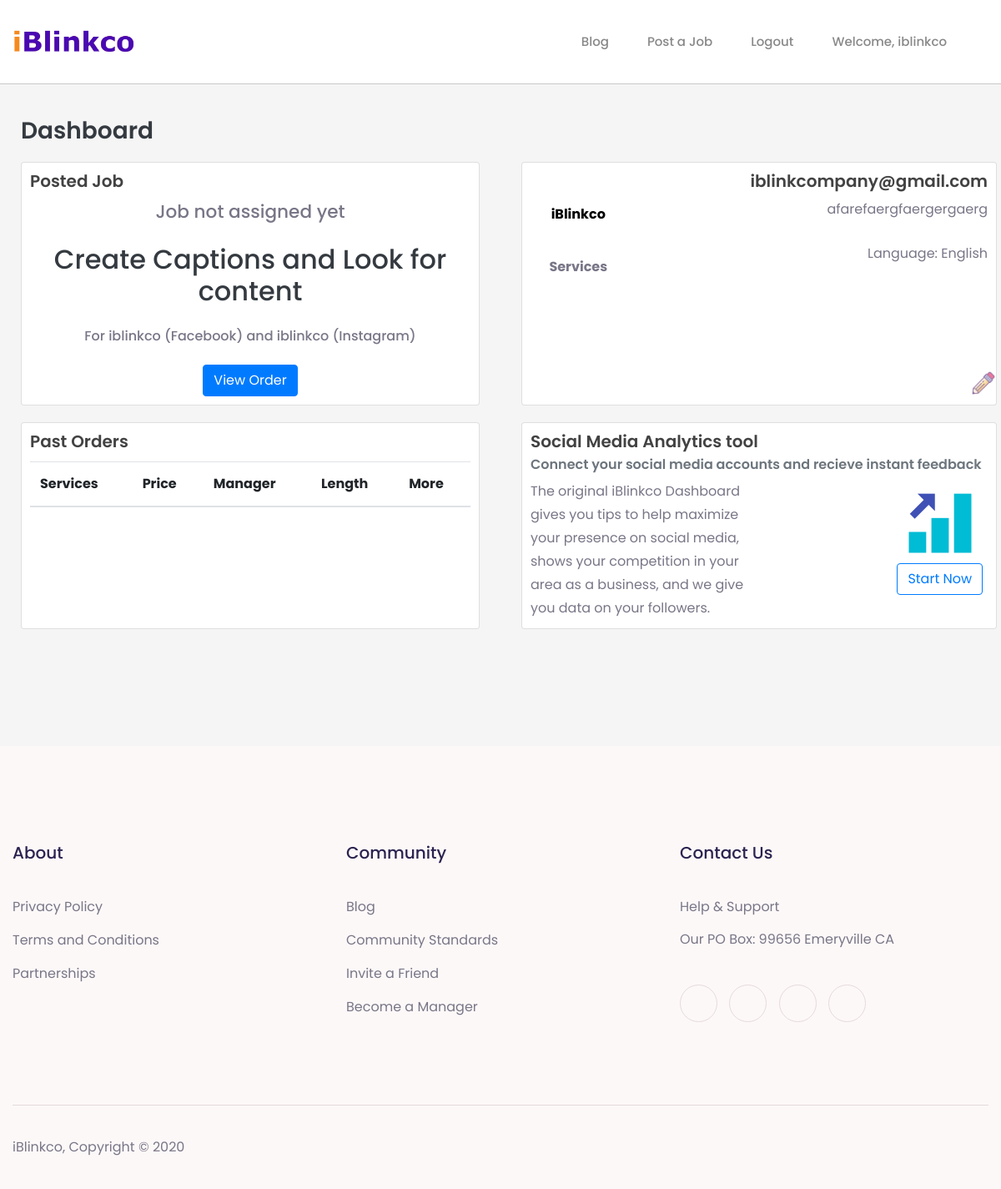
The app's page /dashboard (signed in), older data.
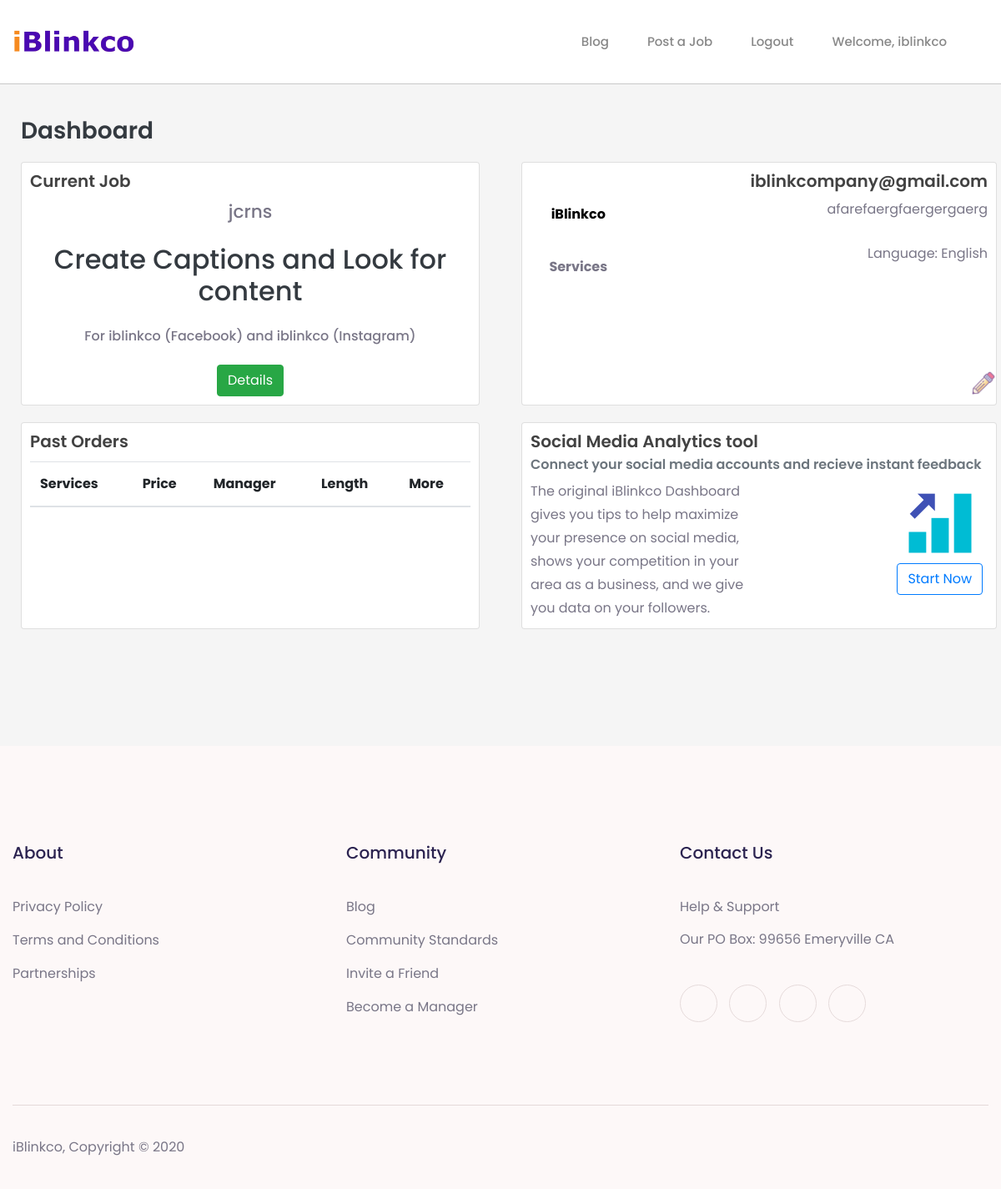
The same page, newer data.
### service/models.py (models this page shows, shortened)
class JobPost(models.Model):
    job_id = models.CharField(max_length=120, blank=True)
    client = models.ForeignKey(User, on_delete=models.CASCADE, related_name='client', null=True)
    manager = models.ForeignKey(User, null=True, on_delete=models.CASCADE, related_name='manager', blank=True)
    number_of_post = models.IntegerField()
    length = models.IntegerField()
    manager_payment = models.DecimalField(default=0.00, max_digits=100, decimal_places=2)
    price_paid = models.DecimalField(default=0.00, max_digits=100, decimal_places=2)
    paid_for = models.BooleanField(default=False)
    job_fee = models.DecimalField(default=0.00, max_digits=100, decimal_places=2)
    manager_paid = models.BooleanField(default=False)
    job_complete = models.BooleanField(default=False)
    captions = models.BooleanField(default=False)
    search_for_content = models.BooleanField(default=False)
    post_for_you = models.BooleanField(default=False)
    engagement = models.BooleanField(default=False)
    service_description = models.CharField(max_length=5000, default='none')
    manager_randomly_assigned = models.BooleanField(default=True)
    instagram = models.BooleanField(default=False)
    facebook = models.BooleanField(default=False)
    instagram_username = models.CharField(max_length=100, blank=True, default='none')
    facebook_username = models.CharField(max_length=100, blank=True, default='none')
    completed_milestone_one = models.BooleanField(default=False)
    milestone_one_statement = models.CharField(max_length=1000, default='none')
    milestone_one_files = models.FileField(default='default.jpg',  upload_to='milestone_files')
    completed_milestone_two = models.BooleanField(default=False)
    milestone_two_statement = models.CharField(max_length=1000, default='none')
    milestone_two_files = models.FileField(default='default.jpg',  upload_to='milestone_files')
    completed_milestone_three = models.BooleanField(default=False)
    milestone_three_statement = models.CharField(max_length=1000, default='none')
    milestone_three_files = models.FileField(default='default.jpg', upload_to='milestone_files')
    completed_milestone_four = models.BooleanField(default=False)
    milestone_four_statement = models.CharField(max_length=1000, default='none')
    milestone_four_files = models.FileField(default='default.jpg',  upload_to='milestone_files')
    job_preparation_completed = models.BooleanField(default=False)
    job_preparation_deadline = models.DateTimeField(
        max_length=8, blank=True, null=True)
    date_requested = models.DateTimeField(
        verbose_name='date requested', auto_now_add=True)
    deadline = models.DateTimeField(max_length=8, blank=True, null=True)

### dashboard/views.py (the view, shortened to what this page needs)
# urls.py: path('dashboard', views.dashboard, name='dashboard-home'),
@login_required(login_url="/?login=true")
def dashboard(request):
    profile = request.user.profile
    if profile.is_client == False and profile.is_manager == False:
        return redirect('homepage-overview')
    if profile.is_client == True:
        if profile.business_type != 'none':
            update_profile_form = ProfileUpdateFormClient(instance=request.user.profile)
            past_orders = JobPost.objects.filter(client=request.user.pk, job_complete=True).order_by('-date_requested')
            currentJob = JobPost.objects.filter(client=request.user.pk, job_complete=False)
            return render(request, 'dashboard/client.html', { 'profile': profile, 'current_job' : currentJob, 'past_orders' : past_orders, 'update_profile_form' : update_profile_form, "static_header" : True, "nav_black_link" : True } )
        else:
            return redirect('service-complete-profile-client')

### dashboard/templates/dashboard/client.html (shortened to what the changed rows need)
{% extends 'homepage/header.html' %}
{% load static %}
{% block content %}
<div class="client">
    <div class="container-fluid">
        <div class="row">
            <div class="col-md-6 d-flex align-items-stretch">
                <div class="card dashboard-card" id="current-jobs">
                    <div class="card-body">
                        <h5 class="card-title section-header">
                            {% if current_job %}
                            {% for job in current_job %}
                            {% if job.manager %}
                            Current Job
                            {% else %}
                            Posted Job
                            {% endif %}
                            {% endfor %}
                            {% else %}
                            Current Job
                            {% endif %}
                        </h5>
                        {% if current_job %}
                        <div class="current-job text-center">
                            {% for job in current_job %}
                            {% if job.manager %}
                            <p class="h5">{{ job.manager }}</p>
                            {% else %}
                            <p class="h5">Job not assigned yet</p>
                            {% endif %}
                            <p class="h2">
                                {% if job.captions == True %}
                                Create Captions
                                {% endif %}
                                {% if job.captions == True and job.search_for_content == True %}
                                and
                                {% endif %}
                                {% if job.search_for_content == True %}
                                Look for content
                                {% endif %}
                            </p>
                            <p class="h6">For
                                {% if job.facebook == True %}
                                {{ job.facebook_username }} (Facebook)
                                {% endif %}
                                {% if job.facebook == True and job.instagram == True %}
                                and
                                {% endif %}
                                {% if job.instagram == True %}
                                {{ job.instagram_username }} (Instagram)
                                {% endif %}
                            </p>
                            {% if job.paid_for is not True %}
                            {% if job.manager %}
                                <a href="{% url 'dashboard-confirm-job' job.id %}" id="view-order-button"
                                    class="btn btn-primary">Pay</a>
                            {% else %}
                                <a href="{% url 'dashboard-confirm-job' job.id %}" id="view-order-button" class="btn btn-primary">View Order</a>
                            {% endif %}
                            {% else %}
                            <a href="{% url 'dashboard-job-detail-client' job.id %}" class="btn btn-success">Details</a>
                            {% endif %}
                            {% endfor %}
                        </div>
                        {% else %}
                        <div id="no-job" class="text-center">
                            <h3 class="text-secondary">No jobs available</h3>
                            <a href="{% url 'service-job-select' %}" class="btn btn-primary">Post a Job</a>
                        </div>
                        {% endif %}
                    </div>
                </div>
            </div>
        </div>
        <div class="row">
            <div class="col-md-6 d-flex align-items-stretch">
                <div class="card dashboard-card" id="past-orders">
                    <div class="card-body">
                        <div class="card-body table-responsive p-0">
                            <table class="table table-striped table-valign-middle">
                                <thead>
                                    <tr>
                                        <th>Services</th>
                                        <th>Price</th>
                                        <th>Manager</th>
                                        <th>Length</th>
                                        <th>More</th>
                                    </tr>
                                </thead>
                            </table>
                        </div>
                    </div>
                </div>
            </div>
        </div>
    </div>
</div>
{% endblock %}

Row changes from the older to the newer data that the page shows:
removed JobPost: shows "Posted Job", shows "Job not assigned yet", captions "Create Captions", search_for_content "Look for content", facebook_username "iblinkco", facebook "and", instagram_username "iblinkco", paid_for "View Order"
added JobPost: shows "Current Job", manager "jcrns", captions "Create Captions", search_for_content "Look for content", facebook_username "iblinkco", facebook "and", instagram_username "iblinkco", paid_for "Details"
